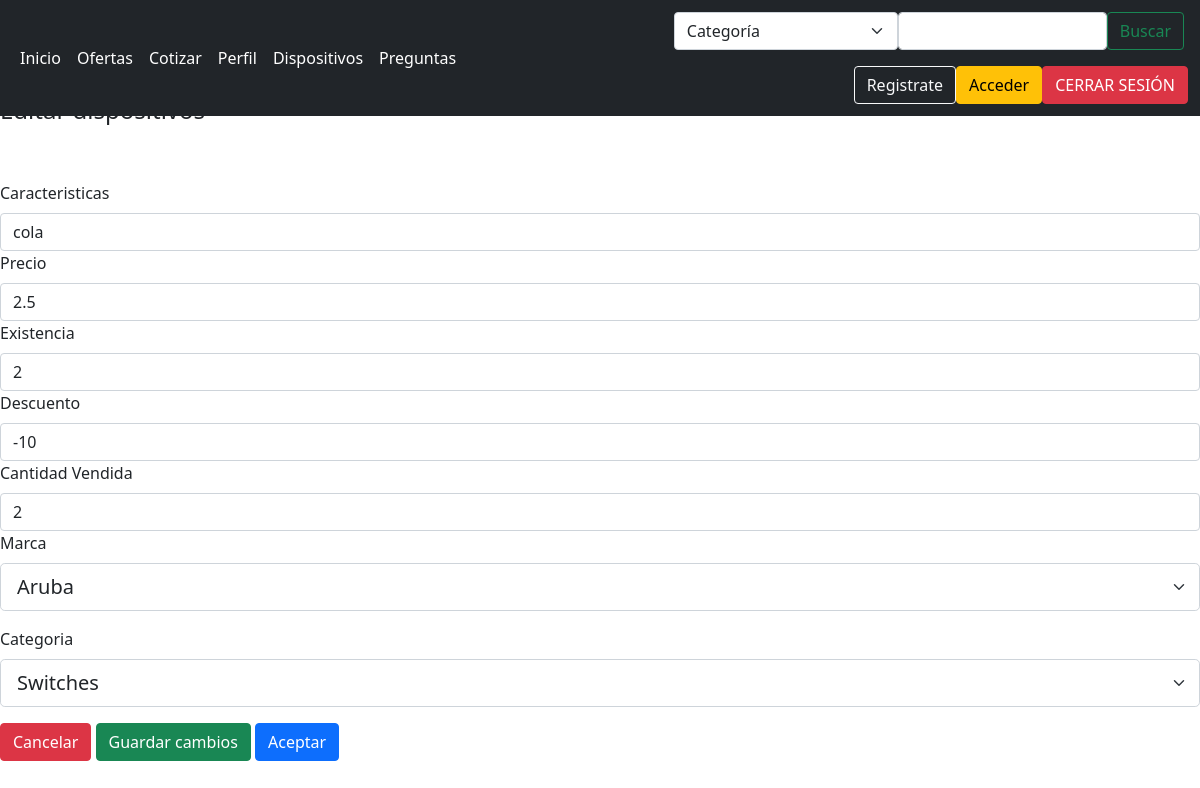
/editarDispositivo.php?id=1, run on the app's committed database.
### tables this page shows
CREATE TABLE `dispositivo` (
  `idDispositivo` int(11) NOT NULL,
  `Caracteristicas` text NOT NULL,
  `Precio` float NOT NULL,
  `Existencia` int(11) NOT NULL,
  `Descuento` float DEFAULT NULL,
  `CantVendida` int(11) NOT NULL,
  `img1` varchar(30) NOT NULL,
  `img2` varchar(30) NOT NULL,
  `img3` varchar(30) NOT NULL,
  `idMarca` int(11) NOT NULL,
  `idCategoria` int(11) NOT NULL,
  `idUsuario` int(11) NOT NULL
);

### editarDispositivo.php (the view, shortened to what this page needs)
<?php
include "Modelo/conexion.php";
$idDispositivo = $_GET["id"];
$sql = $conexion->query("SELECT * FROM dispositivo WHERE idDispositivo=$idDispositivo");
?>
<?php include_once "Controlador/modificarDispositivo.php"; ?>
<!DOCTYPE html>
<html lang="en">
<head>
  <link href="https://cdn.jsdelivr.net/npm/bootstrap@5.1.3/dist/css/bootstrap.min.css" rel="stylesheet">
</head>
<body>
 <header>
        <nav class="navbar navbar-expand-lg navbar-dark bg-dark fixed-top">
            <div class="container-fluid ms-6">
                <div class="collapse navbar-collapse" id="navbarSupportedContent">
                    <ul class="navbar-nav me-auto mb-2 mb-lg-0">
                        <li class="nav-item">
                            <a class="nav-link active" aria-current="page" href="index.php">Inicio</a>
                        </li>
                        <li class="nav-item">
                            <a class="nav-link text-white" aria-current="page" href="./ofertas.php">Ofertas</a>
                        </li>
                        <li class="nav-item">
                            <a class="nav-link text-white" aria-current="page" href="#">Cotizar</a>
                        </li>
                        <li class="nav-item">
                            <a class="nav-link text-white" aria-current="page" href="#">Perfil</a>
                        </li>
                        <?php if (
                            $_SESSION['tipo'] == 3
                        ) : ?>
                            <li class="nav-item">
                                <a class="nav-link text-white" aria-current="page" href="#">Mis compras</a>
                            </li>
                        <?php else : ?>
                            <li class="nav-item">
                                <a class="nav-link text-white" aria-current="page" href="dispositivo.php">Dispositivos</a>
                            </li>
                            <li class="nav-item">
                                <a class="nav-link text-white" aria-current="page" href="preguntas.php">Preguntas</a>
                            </li>
                        <?php endif; ?>
                    </ul>
                    <div class="col justify-content-end busc input-group mb-1 mt-1">
                        <form class="d-flex form" role="search">
                            <select class="form-select" aria-label="Default select example">
                                <option selected>Categoría</option>
                            </select>
                            <input type="text" class="form-control" aria-label="Text input with dropdown button" value="">
                            <button class="btn btn-outline-success me-1" type="submit">Buscar</button>
                        </form>
                        <div class="log d-flex">
                            <?php if (!isset($_SESSION['usuario'])) : ?>
                                <a href="./Registro.php"><button type="button" class="btn btn-outline-light">Registrate</button></a>
                                <a href="./Login.php"><button type="button" class="btn btn-warning">Acceder</button></a>
                            <?php endif; ?>
                            <a href="Controlador/cerrarSesion.php"><button type="button" class="btn btn-danger">CERRAR SESIÓN</button></a>
                        </div>
                    </div>
                </div>
            </div>
        </nav>
    </header>
  <div class="row align-items-stretch">
    <form method="POST" enctype="multipart/form-data">
      <?php
      while ($datos = $sql->fetch_object()) {
      ?>
        <br><br><br><br>
        <h4>Editar dispositivos</h4><br><br>
        <label for="caracteristicas" class="form-label">Caracteristicas</label>
        <input class="form-control" type="text" id="caracteristicas" name="caracteristicas" value="<?= $datos->Caracteristicas ?>" required>
        <label for="precio" class="form-label">Precio</label>
        <input class="form-control" type="text" id="precio" name="precio" value="<?= $datos->Precio ?>" required>
        <label for="existencia" class="form-label">Existencia</label>
        <input class="form-control" type="text" id="existencia" name="existencia" value="<?= $datos->Existencia ?>" required>
        <label for="descuento" class="form-label">Descuento</label>
        <input class="form-control" type="text" id="descuento" name="descuento" value="<?= $datos->Descuento ?>" required>
        <label for="CantVendida" class="form-label">Cantidad Vendida</label>
        <input class="form-control" type="text" id="CantVendida" name="CantVendida" value="<?= $datos->CantVendida ?>" required>
        <label for="idMarca" class="form-label">Marca</label>
        <select class="form-select form-select-lg mb-3" aria-label=".form-select-lg example" name="idMarca" id="idMarca" value="<?= $datos->idMarca ?>" required>
          <option class="option" value=1>Aruba</option>
        </select>
        <label for="idCategoria" class="form-label">Categoria</label>
        <select class="form-select form-select-lg mb-3" aria-label=".form-select-lg example" name="idCategoria" id="idCategoria" value="<?= $datos->idCategoria ?>"required>
          <option class="option" value=1>Switches</option>
        </select>
        <div>
          <button onclick="history.back()" class="btn btn-danger" type="button">Cancelar</button>
          <button class="btn btn-success" name="btn" value="ok" data-bs-toggle="modal" data-bs-target="#exampleModal" type="submit">Guardar cambios</button>
          <a href="index.php"><button class="btn btn-primary" type="button">Aceptar</button></a>
        </div>
      <?php }
      ?>
    </form>
</body>
</html>

### data on the page
dispositivo: caracteristicas "cola", precio "2.5", existencia "2", descuento "-10", CantVendida "2", idMarca "Aruba", idCategoria "Switches"
